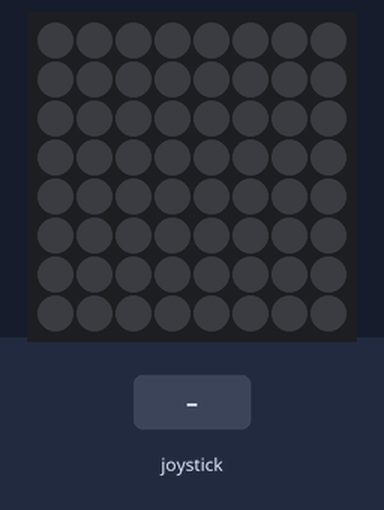
Recording of a program running on a simulated Raspberry Pi (BCM pin numbers) with a Sense HAT. Shown: the Sense HAT's 8×8 RGB LED matrix. The inputs (shaded band) are chosen by the test bench.

Above: at 1.2 s.
1.3 s: joystick pushed up
At 1.45 s:
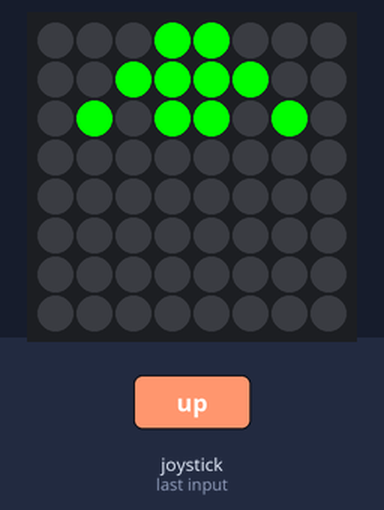
3.1 s: joystick pushed down
At 3.25 s:
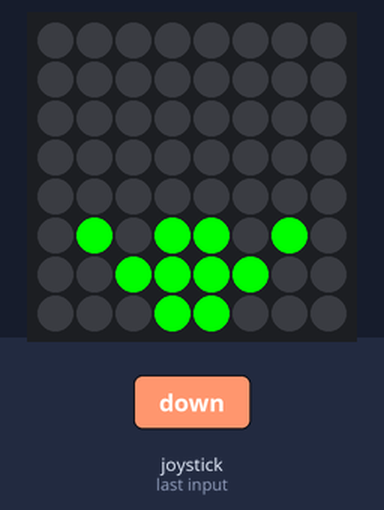
4.9 s: joystick pushed left
At 5.05 s:
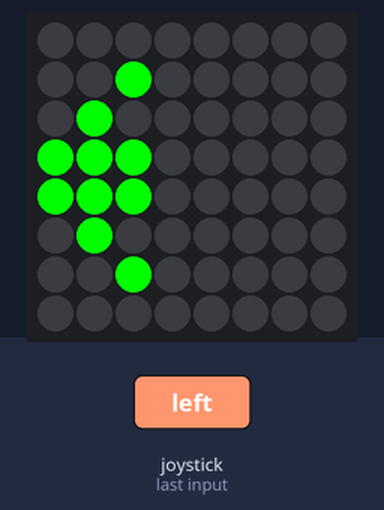
6.7 s: joystick pushed right
At 6.85 s:
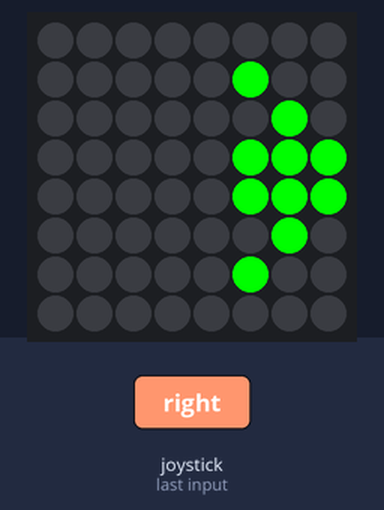
8.5 s: joystick clicked
At 8.65 s:
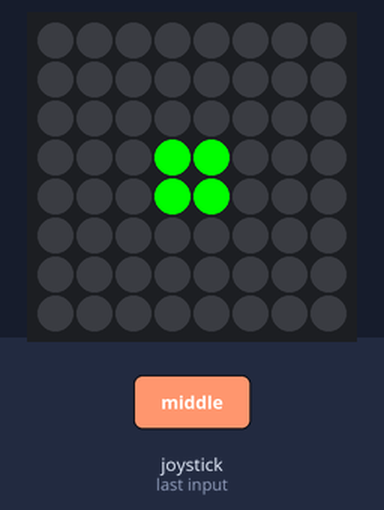
Timing chart, 0 to 11.3 s (numbered marks = the images above; inputs shaded):
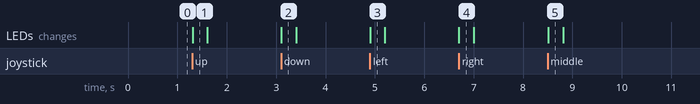

The program:

joystick.py
```python
#!/usr/bin/env python3
from sense_hat import SenseHat
import time

def rotate_pattern(pattern, times=1):
    """ 64 elemű listát 90°-kal elforgatja óramutató járásával megegyezően times-szor. """
    mat = [pattern[i*8:(i+1)*8] for i in range(8)]
    for _ in range(times):
        mat = [ [mat[7 - j][i] for j in range(8)] for i in range(8) ]
    return [pixel for row in mat for pixel in row]

def main():
    sense = SenseHat()
    sense.clear()

    # Színek
    G = (0, 255, 0)
    B = (0, 0, 0)

    # Fel nyíl a felső 3 sorban, középre igazítva
    arrow_up = [
        B, B, B, G, G, B, B, B,
        B, B, G, G, G, G, B, B,
        B, G, B, G, G, B, G, B,
    ] + [B]* (64 - 24)

    # Más irányok: elforgatjuk az up mintát
    arrow_right = rotate_pattern(arrow_up, times=1)
    arrow_down  = rotate_pattern(arrow_up, times=2)
    arrow_left  = rotate_pattern(arrow_up, times=3)

    # Középpont pont mintája (●)
    dot = [B]*64
    dot[3 + 3*8] = G
    dot[4 + 3*8] = G
    dot[3 + 4*8] = G
    dot[4 + 4*8] = G

    patterns = {
        'up': arrow_up,
        'right': arrow_right,
        'down': arrow_down,
        'left': arrow_left,
        'middle': dot,
    }

    try:
        while True:
            for event in sense.stick.get_events():
                if event.action == 'pressed':
                    pat = patterns.get(event.direction)
                    if pat:
                        sense.set_pixels(pat)
                        time.sleep(0.3)
                        sense.clear()
            time.sleep(0.01)
    except KeyboardInterrupt:
        sense.clear()

if __name__ == '__main__':
    main()
```

Measured:
- after the input at 1.3 s, the LEDs: change at once (image 1)
- after the input at 3.1 s, the LEDs: change at once (image 2)
- after the input at 4.9 s, the LEDs: change at once (image 3)
- after the input at 6.7 s, the LEDs: change at once (image 4)
- after the input at 8.5 s, the LEDs: change at once (image 5)
